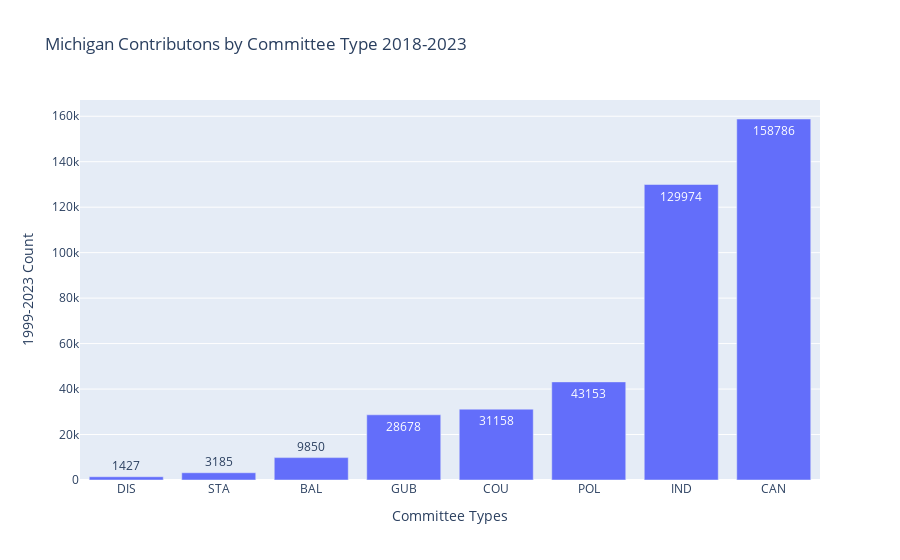

The code cell stored with this chart in its notebook:
### Code cell
fig = px.bar(
    com_type_count,
    x="Committee_Type",
    y="Count",
    title="Michigan Contributons by Committee Type 2018-2023",
    text="Count",
)
fig.update_layout(
    xaxis_title="Committee Types",
    yaxis_title="1999-2023 Count",
    xaxis={"categoryorder": "total ascending"},
)
fig.show()

### Figure 1 — Plotly figure (JSON) as saved in the notebook; plotly's stock layout.template omitted (floating-point values rounded to 4 significant figures)
{"data": [{"alignmentgroup": "True", "hovertemplate": "Committee_Type=%{x}<br>Count=%{text}<extra></extra>", "legendgroup": "", "marker": {"color": "#636efa", "pattern": {"shape": ""}}, "name": "", "offsetgroup": "", "orientation": "v", "showlegend": false, "text": [158786, 129974, 43153, 31158, 28678, 9850, 3185, 1427], "textposition": "auto", "type": "bar", "x": ["CAN", "IND", "POL", "COU", "GUB", "BAL", "STA", "DIS"], "xaxis": "x", "y": [158786, 129974, 43153, 31158, 28678, 9850, 3185, 1427], "yaxis": "y"}], "layout": {"barmode": "relative", "legend": {"tracegroupgap": 0}, "title": {"text": "Michigan Contributons by Committee Type 2018-2023"}, "xaxis": {"anchor": "y", "categoryorder": "total ascending", "domain": [0, 1], "title": {"text": "Committee Types"}}, "yaxis": {"anchor": "x", "domain": [0, 1], "title": {"text": "1999-2023 Count"}}}}
